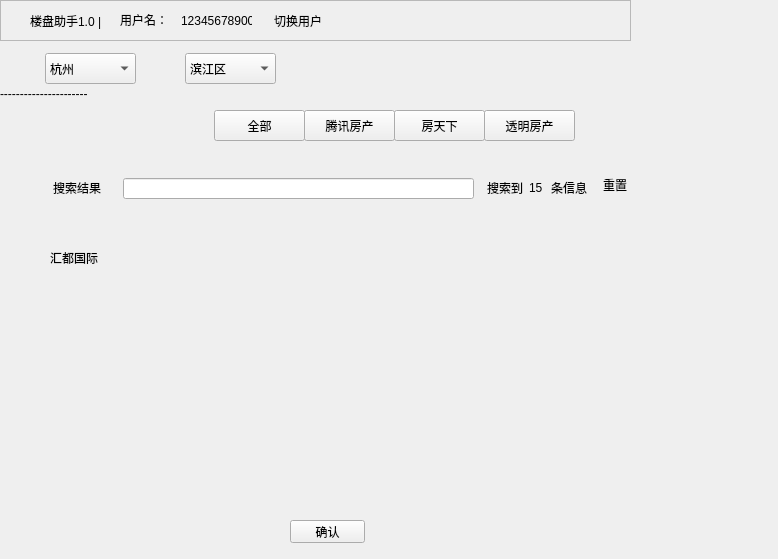
<?xml version="1.0" encoding="UTF-8"?>
<ui version="4.0">
 <class>Form</class>
 <widget class="QWidget" name="Form">
  <property name="geometry">
   <rect>
    <x>0</x>
    <y>0</y>
    <width>778</width>
    <height>559</height>
   </rect>
  </property>
  <property name="windowTitle">
   <string>Form</string>
  </property>
  <widget class="QFrame" name="frame">
   <property name="geometry">
    <rect>
     <x>0</x>
     <y>0</y>
     <width>631</width>
     <height>41</height>
    </rect>
   </property>
   <property name="frameShape">
    <enum>QFrame::StyledPanel</enum>
   </property>
   <property name="frameShadow">
    <enum>QFrame::Raised</enum>
   </property>
   <widget class="QLabel" name="label">
    <property name="geometry">
     <rect>
      <x>30</x>
      <y>10</y>
      <width>71</width>
      <height>21</height>
     </rect>
    </property>
    <property name="text">
     <string>楼盘助手1.0 |</string>
    </property>
   </widget>
   <widget class="QLabel" name="label_2">
    <property name="geometry">
     <rect>
      <x>120</x>
      <y>14</y>
      <width>54</width>
      <height>12</height>
     </rect>
    </property>
    <property name="text">
     <string>用户名：</string>
    </property>
   </widget>
   <widget class="QLabel" name="label_3">
    <property name="geometry">
     <rect>
      <x>181</x>
      <y>13</y>
      <width>71</width>
      <height>16</height>
     </rect>
    </property>
    <property name="text">
     <string>12345678900</string>
    </property>
   </widget>
   <widget class="QLabel" name="label_4">
    <property name="geometry">
     <rect>
      <x>274</x>
      <y>13</y>
      <width>61</width>
      <height>16</height>
     </rect>
    </property>
    <property name="text">
     <string>切换用户</string>
    </property>
   </widget>
  </widget>
  <widget class="QLabel" name="label_5">
   <property name="geometry">
    <rect>
     <x>0</x>
     <y>86</y>
     <width>631</width>
     <height>16</height>
    </rect>
   </property>
   <property name="text">
    <string>----------------------</string>
   </property>
  </widget>
  <widget class="QComboBox" name="comboBox">
   <property name="geometry">
    <rect>
     <x>45</x>
     <y>53</y>
     <width>91</width>
     <height>31</height>
    </rect>
   </property>
   <item>
    <property name="text">
     <string>杭州</string>
    </property>
   </item>
  </widget>
  <widget class="QComboBox" name="comboBox_2">
   <property name="geometry">
    <rect>
     <x>185</x>
     <y>53</y>
     <width>91</width>
     <height>31</height>
    </rect>
   </property>
   <item>
    <property name="text">
     <string>滨江区</string>
    </property>
   </item>
  </widget>
  <widget class="QPushButton" name="pushButton">
   <property name="geometry">
    <rect>
     <x>214</x>
     <y>110</y>
     <width>91</width>
     <height>31</height>
    </rect>
   </property>
   <property name="text">
    <string>全部</string>
   </property>
  </widget>
  <widget class="QPushButton" name="pushButton_2">
   <property name="geometry">
    <rect>
     <x>394</x>
     <y>110</y>
     <width>91</width>
     <height>31</height>
    </rect>
   </property>
   <property name="text">
    <string>房天下</string>
   </property>
  </widget>
  <widget class="QPushButton" name="pushButton_3">
   <property name="geometry">
    <rect>
     <x>304</x>
     <y>110</y>
     <width>91</width>
     <height>31</height>
    </rect>
   </property>
   <property name="text">
    <string>腾讯房产</string>
   </property>
  </widget>
  <widget class="QPushButton" name="pushButton_5">
   <property name="geometry">
    <rect>
     <x>484</x>
     <y>110</y>
     <width>91</width>
     <height>31</height>
    </rect>
   </property>
   <property name="text">
    <string>透明房产</string>
   </property>
  </widget>
  <widget class="QLabel" name="label_6">
   <property name="geometry">
    <rect>
     <x>53</x>
     <y>177</y>
     <width>81</width>
     <height>21</height>
    </rect>
   </property>
   <property name="text">
    <string>搜索结果</string>
   </property>
  </widget>
  <widget class="QLineEdit" name="lineEdit">
   <property name="geometry">
    <rect>
     <x>123</x>
     <y>178</y>
     <width>351</width>
     <height>21</height>
    </rect>
   </property>
  </widget>
  <widget class="QLabel" name="label_7">
   <property name="geometry">
    <rect>
     <x>487</x>
     <y>182</y>
     <width>40</width>
     <height>12</height>
    </rect>
   </property>
   <property name="text">
    <string>搜索到</string>
   </property>
  </widget>
  <widget class="QLabel" name="label_8">
   <property name="geometry">
    <rect>
     <x>529</x>
     <y>180</y>
     <width>31</width>
     <height>16</height>
    </rect>
   </property>
   <property name="text">
    <string>15</string>
   </property>
  </widget>
  <widget class="QLabel" name="label_9">
   <property name="geometry">
    <rect>
     <x>551</x>
     <y>180</y>
     <width>40</width>
     <height>16</height>
    </rect>
   </property>
   <property name="text">
    <string>条信息</string>
   </property>
  </widget>
  <widget class="QLabel" name="label_10">
   <property name="geometry">
    <rect>
     <x>603</x>
     <y>177</y>
     <width>40</width>
     <height>16</height>
    </rect>
   </property>
   <property name="text">
    <string>重置</string>
   </property>
  </widget>
  <widget class="QLabel" name="label_11">
   <property name="geometry">
    <rect>
     <x>50</x>
     <y>250</y>
     <width>61</width>
     <height>16</height>
    </rect>
   </property>
   <property name="text">
    <string>汇都国际</string>
   </property>
  </widget>
  <widget class="QPushButton" name="pushButton_4">
   <property name="geometry">
    <rect>
     <x>290</x>
     <y>520</y>
     <width>75</width>
     <height>23</height>
    </rect>
   </property>
   <property name="text">
    <string>确认</string>
   </property>
  </widget>
 </widget>
 <resources/>
 <connections/>
</ui>
